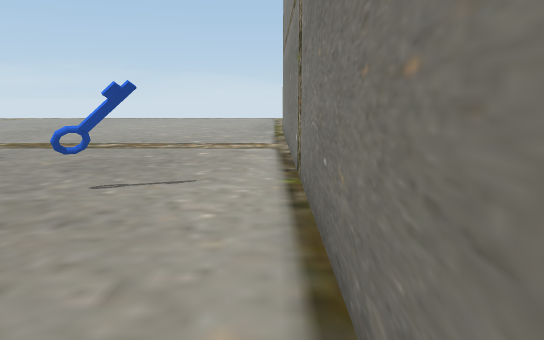
view 1 (above)

22 first-person views from a walk through a scene from a Unity 3-D project. The camera is 1.2 m above the floor, tilts 10° down and sees 70° across. The floor is counted in squares, 1 m on a side. Each view is taken from the middle of a square. On the plan, view 1 faces up. The plan holds only what a view shows up to about 15 squares ahead; the rest is blank. The place goes on beyond the plan. The player is left out.

view 2
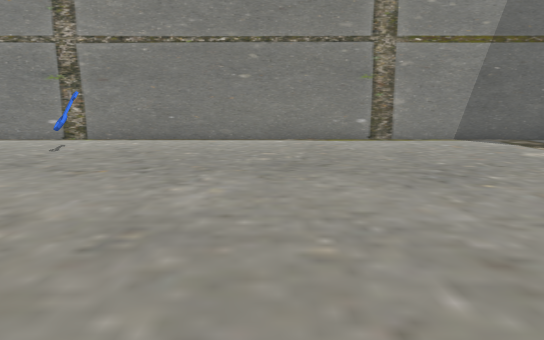

view 3
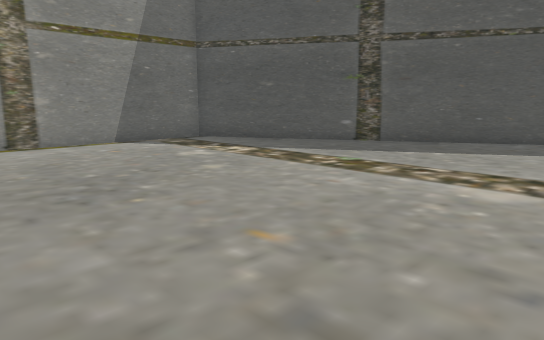

view 4
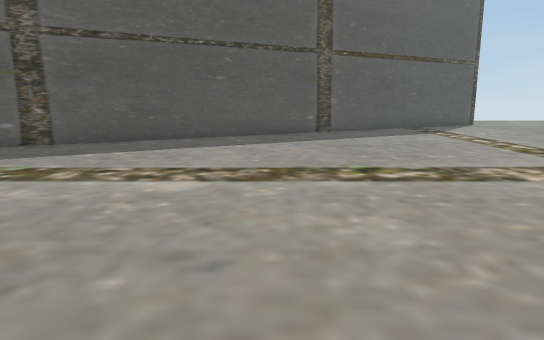

view 5
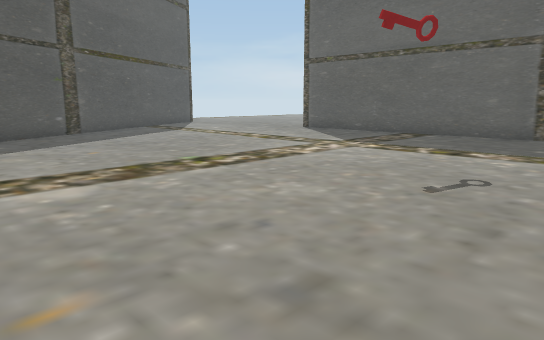

view 6
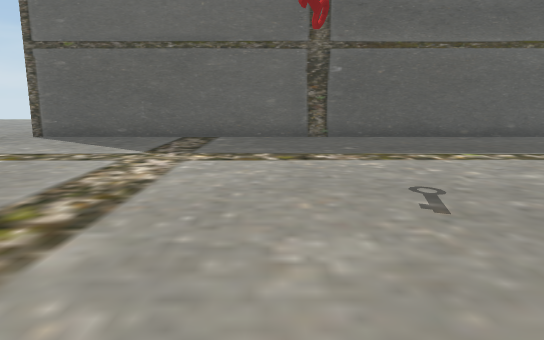

view 7
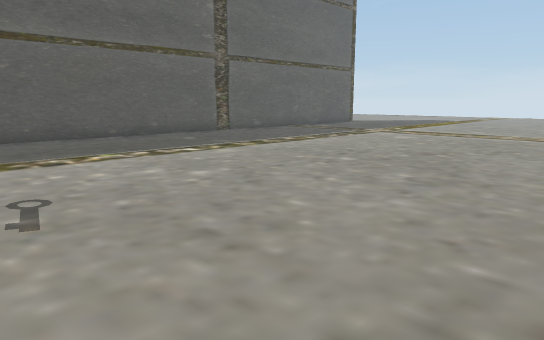

view 8
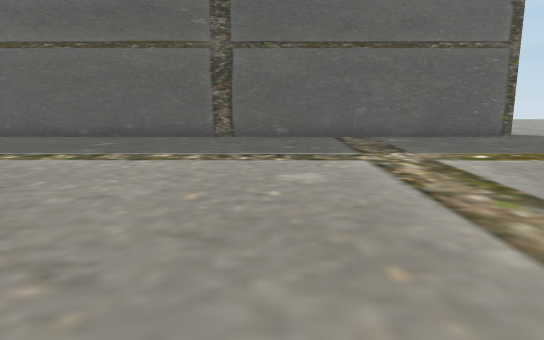

view 9
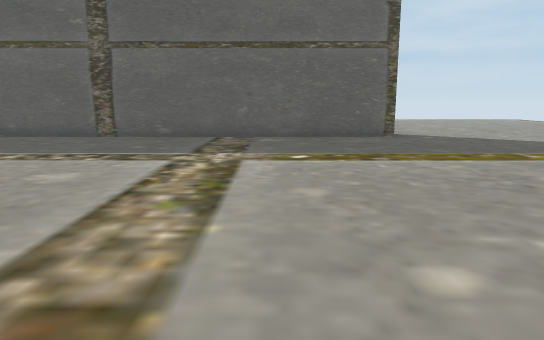

view 10
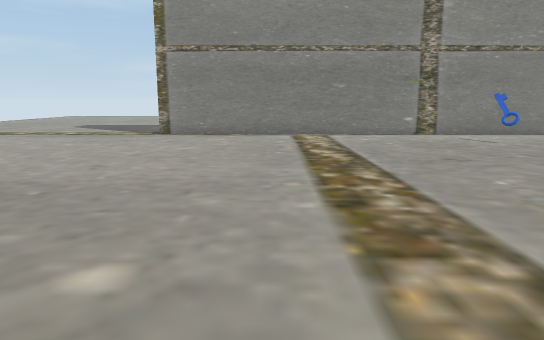

view 11
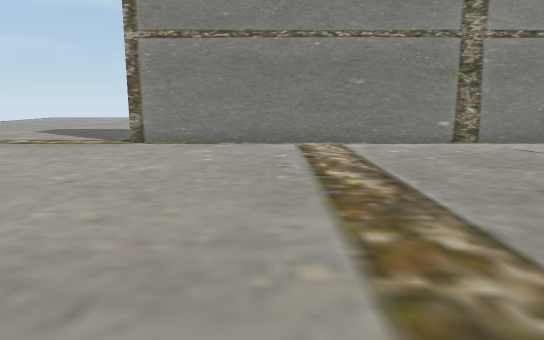

view 12
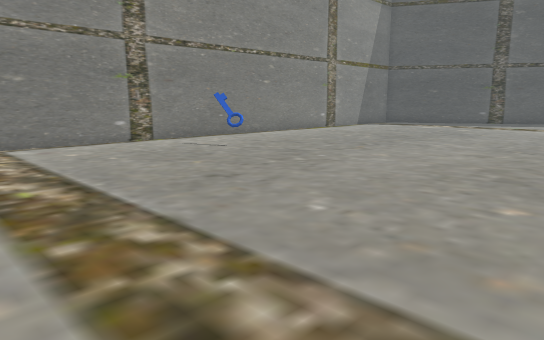

view 13
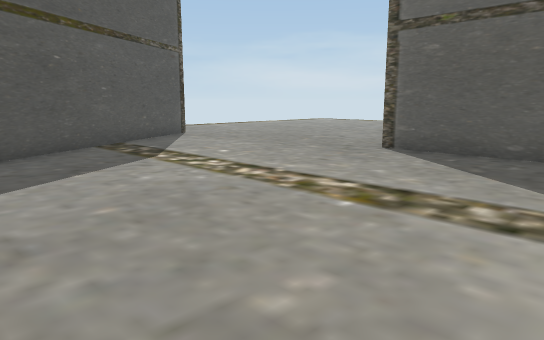

view 14
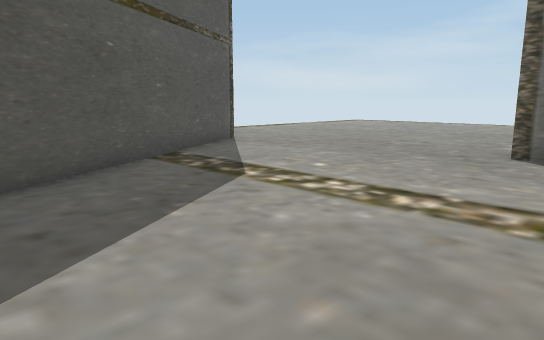

view 15
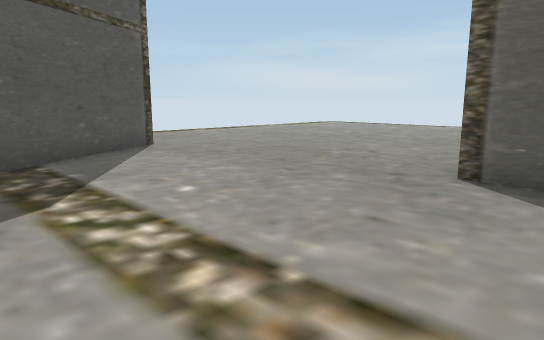

view 16
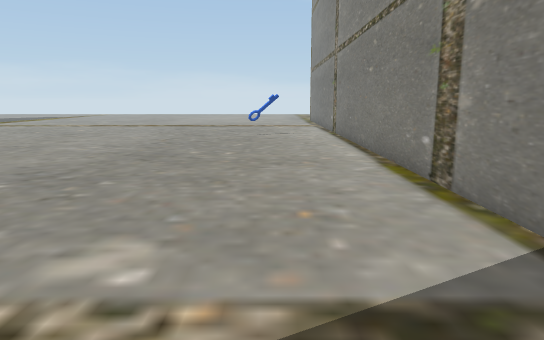

view 17
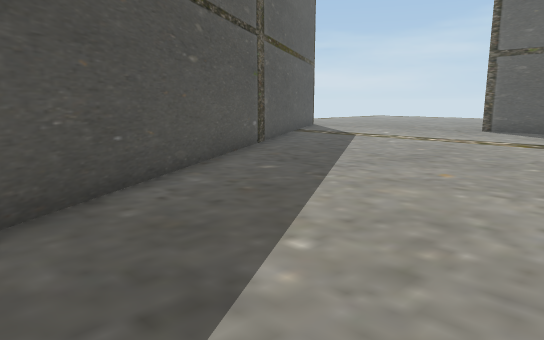

view 18
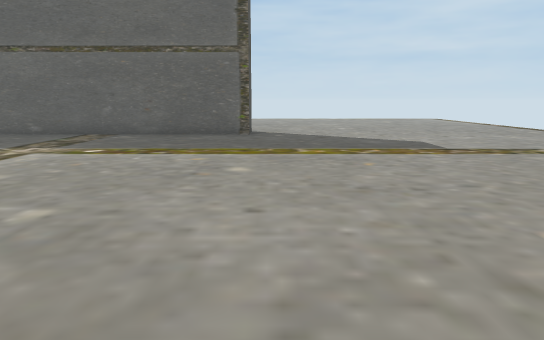

view 19
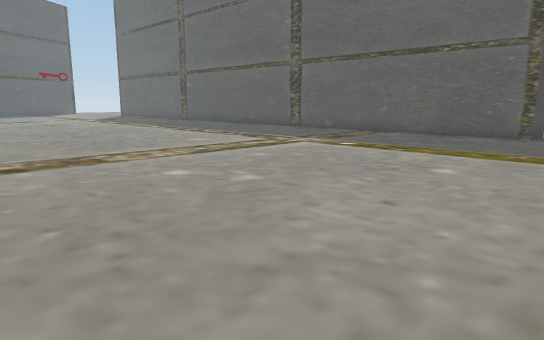

view 20
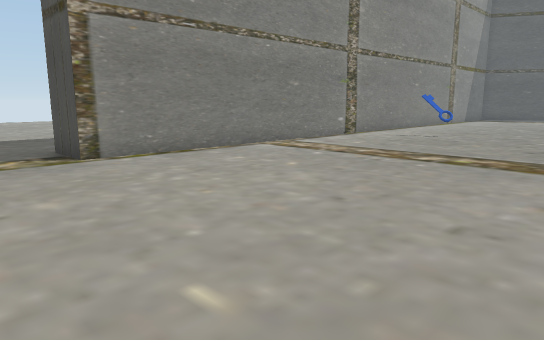

view 21
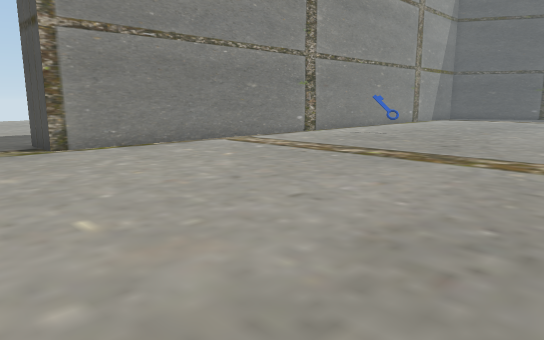

view 22
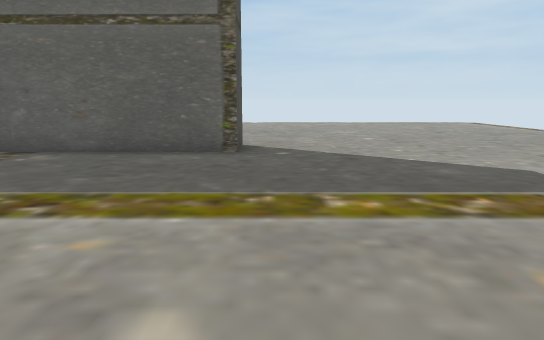

### Floor plan
Points are (right, up) in squares from view 1. A wall is a line through its corners. A room is listed if a view was taken in it or the views show most of it. See-through windows are left out.
Room 1 (views 1, 2, 3, 4, 5, 6, 7, 8, 9, 10, 11, 12, 13, 14, 15, 16, 17, 18, 19, 20, 21, 22)
walls: (-23.5, 16.2) (-22.3, 16.2) (-22.3, -13.2); (-21.5, -21.3) (0.4, -8.8) (0.4, 16.2)
ways out: opening at (-22.5, -21.5); opening at (0.3, 18)
objects: other object (-2, 5)

Positions as (right, up) in squares from view 1, and headings:
1: (0, 0), facing up
2: (-12, 0), facing right
3: (-11, -1), facing down-right
4: (-11, -1), facing down
5: (-8, -1), facing down-left
6: (-9, -5), facing left
7: (-9, -4), facing up-left
8: (-9, 8), facing left
9: (-9, 12), facing left
10: (-14, 12), facing right
11: (-11, 12), facing right
12: (-11, 12), facing down-right
13: (-13, -8), facing down-left
14: (-13, -11), facing down-left
15: (-16, -11), facing down-left
16: (-2, -9), facing up
17: (-5, -8), facing down-left
18: (-8, 17), facing left
19: (-8, 19), facing down-left
20: (-8, 19), facing down-right
21: (-10, 19), facing down-right
22: (-13, 17), facing left
